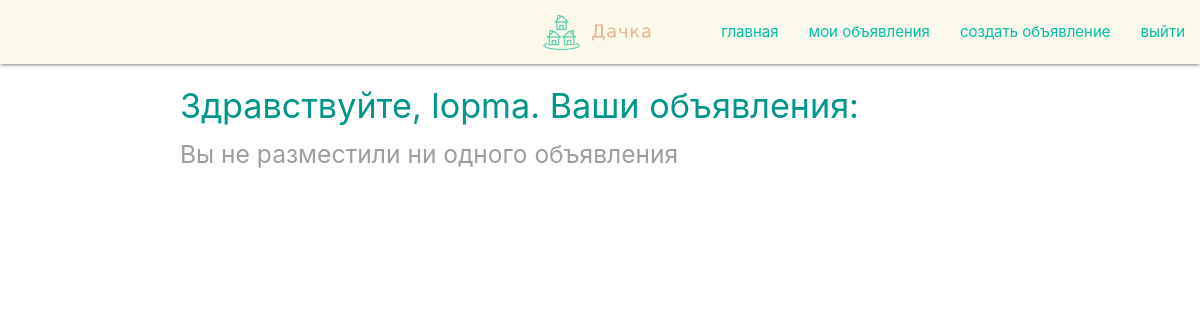
The page /my_advs (signed in) on the database as committed earlier.
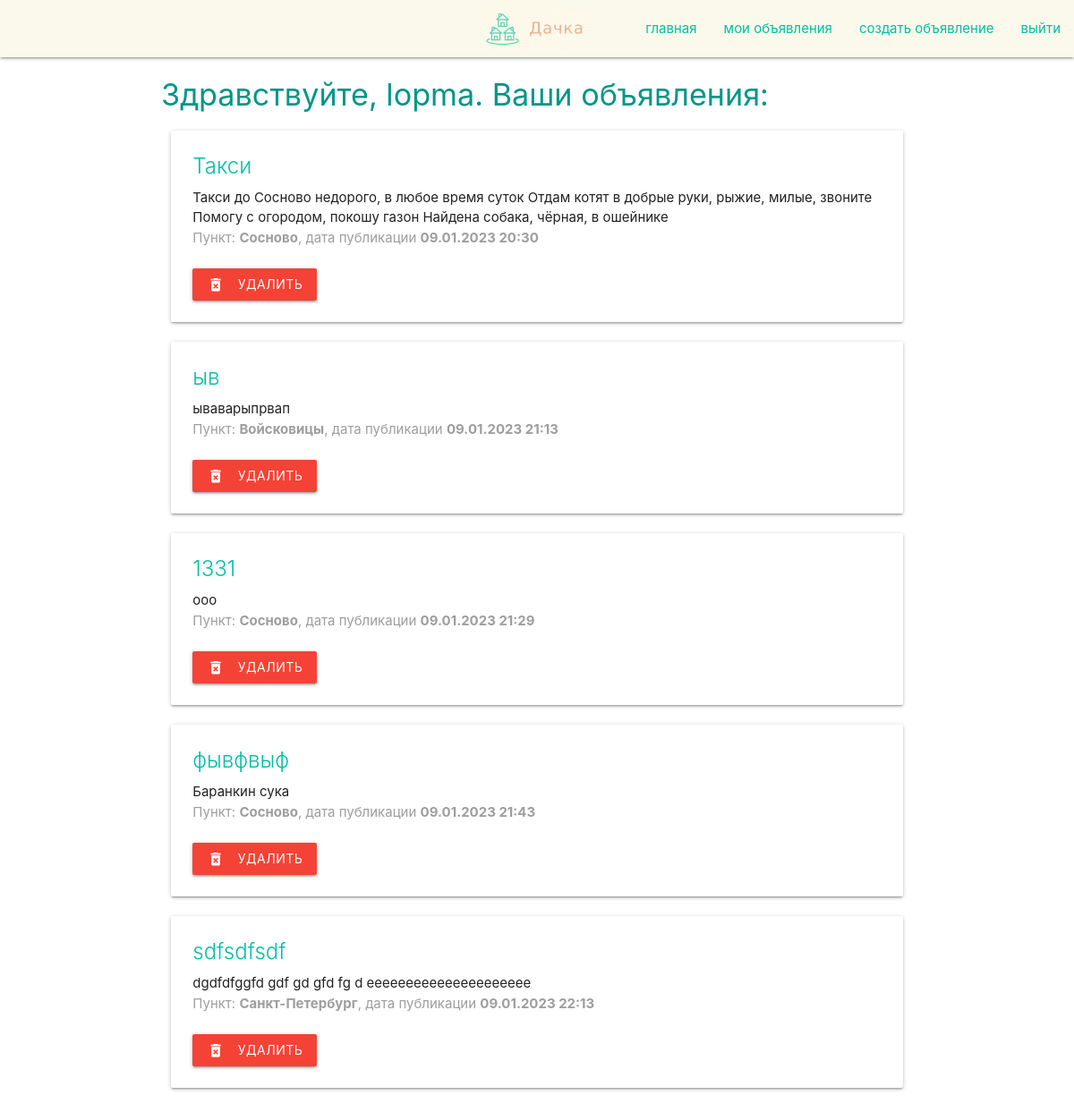
The same page on the database as committed later.
### data/users.py (models this page shows, shortened)
class User(SqlAlchemyBase, UserMixin):
    __tablename__ = 'users'
    id = sqlalchemy.Column(sqlalchemy.Integer,
                           primary_key=True, autoincrement=True)
    name = sqlalchemy.Column(sqlalchemy.String, nullable=True)
    email = sqlalchemy.Column(sqlalchemy.String,
                              index=True, unique=True, nullable=True)
    hashed_password = sqlalchemy.Column(sqlalchemy.String, nullable=True)
    announcements = orm.relation("Announcement", back_populates='user')
    favs = orm.relation("Fav", back_populates='user')

### data/announcements.py (models this page shows)
class Announcement(SqlAlchemyBase):
    __tablename__ = 'announcements'
    id = sqlalchemy.Column(sqlalchemy.Integer, primary_key=True, autoincrement=True)
    title = sqlalchemy.Column(sqlalchemy.String, nullable=True)
    content = sqlalchemy.Column(sqlalchemy.String, nullable=True)
    created_date = sqlalchemy.Column(sqlalchemy.DateTime, default=datetime.datetime.now)
    user_id = sqlalchemy.Column(sqlalchemy.Integer, sqlalchemy.ForeignKey("users.id"))
    station_id = sqlalchemy.Column(sqlalchemy.Integer, sqlalchemy.ForeignKey("stations.id"))
    user = orm.relation('User')
    station = orm.relation('Station')

### data/stations.py (models this page shows)
class Station(SqlAlchemyBase):
    __tablename__ = 'stations'
    id = sqlalchemy.Column(sqlalchemy.Integer, primary_key=True, autoincrement=True)
    name = sqlalchemy.Column(sqlalchemy.String, nullable=True)
    code = sqlalchemy.Column(sqlalchemy.String, nullable=True)
    announcements = orm.relation("Announcement", back_populates='station')

### app.py (the view)
@app.route('/my_advs')
def my_advs():
    session = db_session.create_session()
    advs = session.query(Announcement).filter(Announcement.user == current_user)
    return render_template('my_advs.html', title='Мои объявления', advs=advs)

### app.py (called while the page is built)
@login_manager.user_loader
def load_user(user_id):
    session = db_session.create_session()
    return session.query(User).get(user_id)

### data/db_session.py (called while the page is built)
def create_session() -> Session:
    global __factory
    return __factory()

### templates/my_advs.html
{% extends "base.html" %}
{% block content %}
{% include "nav.html" %}
<div class="container">
  <div class="row">
    {% if current_user.is_authenticated %}
    <h4 class="teal-text">Здравствуйте, {{ current_user.name }}. Ваши объявления:</h4>
    {% for item in advs %}
    <div class="col s12">
      <div class="card">
        <div class="card-content">
          <span class="card-title teal-text text-accent-4">{{ item.title }}</span>
          <p>{{ item.content }}</p>
          <p class="grey-text">Пункт: <b>{{ item.station.name }}</b>, дата публикации <b>{{ item.created_date.strftime('%d.%m.%Y %H:%M') }}</b></p><br>
          <a class="waves-effect waves-light red btn" href="/delete_adv/{{ item.id }}"><i class="material-icons left">delete_forever</i>Удалить</a>
        </div>
      </div>
    </div>
    {% else %}
    <h5 class="grey-text">Вы не разместили ни одного объявления</h5>
    {% endfor %}
    {% else %}
    <h4 class="teal-text"><a href="/login">Авторизуйтесь</a> или <a href="/register">зарегистрируйтесь</a>, чтобы
      создавать и просматривать объявления</h4>
    {% endif %}
  </div>
</div>
{% endblock %}

### templates/base.html (shortened to what this page needs)
<!DOCTYPE html>
<html lang="en">
<head>
    <link type="text/css" rel="stylesheet" href="static/css/materialize.min.css" media="screen,projection" />
</head>
<body>
    {% block content %}{% endblock %}
</body>
</html>

### templates/nav.html
<nav>
    <div class="nav-wrapper" style="background-color: #fbf9eb;">
        <a href="/" class="brand-logo center"><img src="static/images/лого_мал.png" width="30%" height="30%"
                alt="Дачка"></a>
        <ul class="right hide-on-med-and-down">
            <li><a href="/" class="teal-text text-accent-4">главная</a></li>
            {% if current_user.is_authenticated %}
            <li><a href="/my_advs" class="teal-text text-accent-4">мои объявления</a></li>
            <li><a href="/create_adv" class="teal-text text-accent-4">создать объявление</a></li>
            <li><a href="/logout" class="teal-text text-accent-4">выйти</a></li>
            {% else %}
            <li><a href="/login" class="teal-text text-accent-4">вход</a></li>
            <li><a href="/register" class="teal-text text-accent-4">регистрация</a></li>
            {% endif %}
        </ul>
    </div>
</nav>

Rows that differ between the two databases and show on the page:
added Announcement: title "Такси", content "Такси до Сосново недорого, в любое время суток Отдам котят в добрые руки, рыжие, милые, звоните Помогу с огородом, покошу газон Найдена собака, чёрная, в ошейнике", station.name "Сосново", created_date "09.01.2023 20:30"
added Announcement: title "ыв", content "ываварыпрвап", station.name "Войсковицы", created_date "09.01.2023 21:13"
added Announcement: title "1331", content "ооо", station.name "Сосново", created_date "09.01.2023 21:29"
added Announcement: title "фывфвыф", content "Баранкин сука", station.name "Сосново", created_date "09.01.2023 21:43"
added Announcement: title "sdfsdfsdf", content "dgdfdfggfd gdf gd gfd fg d eeeeeeeeeeeeeeeeeeeee", station.name "Санкт-Петербург", created_date "09.01.2023 22:13"
Other text that changed with them:
text no longer shown: "Вы не разместили ни одного объявления"
